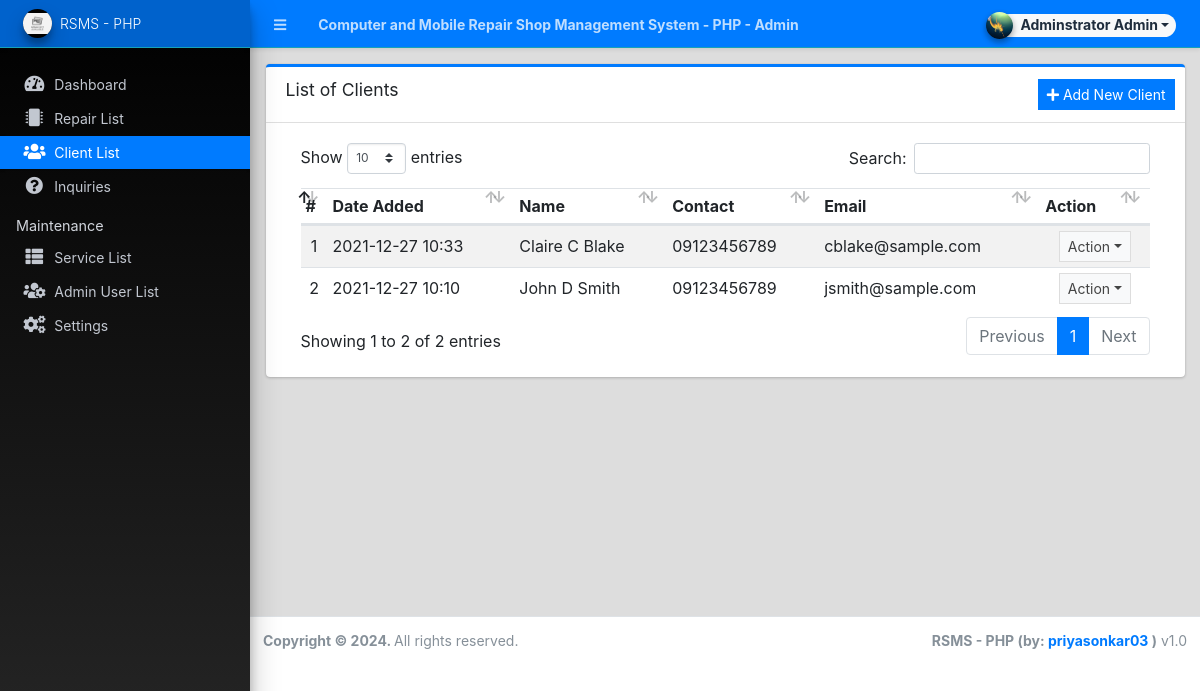
/admin/?page=clients (signed in), run on the app's committed database.
### tables this page shows
CREATE TABLE `client_list` (
  `id` int(30) NOT NULL,
  `firstname` text NOT NULL,
  `middlename` text DEFAULT NULL,
  `lastname` text NOT NULL,
  `contact` varchar(100) NOT NULL,
  `email` text NOT NULL,
  `address` text NOT NULL,
  `delete_flag` tinyint(1) NOT NULL DEFAULT 0,
  `date_created` datetime NOT NULL DEFAULT current_timestamp(),
  `date_updated` datetime DEFAULT NULL
);

### admin/clients/index.php (the view, shortened to what this page needs)
<div class="card card-outline card-primary">
	<div class="card-header">
		<h3 class="card-title">List of Clients</h3>
		<div class="card-tools">
			<a href="javascript:void(0)" id="create_new" class="btn btn-flat btn-sm btn-primary"><span class="fas fa-plus"></span>  Add New Client</a>
		</div>
	</div>
	<div class="card-body">
		<div class="container-fluid">
        <div class="container-fluid">
			<table class="table table-hover table-striped">
				<thead>
					<tr>
						<th>#</th>
						<th>Date Added</th>
						<th>Name</th>
						<th>Contact</th>
						<th>Email</th>
						<th>Action</th>
					</tr>
				</thead>
				<tbody>
					<?php
						$i = 1;
						$qry = $conn->query("SELECT *,concat(firstname,' ', middlename,' ',lastname) as name from `client_list` where delete_flag = 0 order by concat(firstname,' ', middlename,' ',lastname) asc ");
						while($row = $qry->fetch_assoc()):
					?>
						<tr>
							<td class="text-center"><?php echo $i++; ?></td>
							<td><?php echo date("Y-m-d H:i",strtotime($row['date_created'])) ?></td>
							<td><?php echo ucwords($row['name']) ?></td>
							<td ><p class="m-0 truncate-1"><?php echo $row['contact'] ?></p></td>
							<td ><p class="m-0 truncate-1"><?php echo $row['email'] ?></p></td>
							<td align="center">
								 <button type="button" class="btn btn-flat btn-default btn-sm dropdown-toggle dropdown-icon" data-toggle="dropdown">
				                  		Action
				                  </button>
							</td>
						</tr>
					<?php endwhile; ?>
				</tbody>
			</table>
		</div>
		</div>
	</div>
</div>

### data on the page
client_list: date_created "2021-12-27 10:33", name "Claire C Blake", contact "09123456789", email "cblake@sample.com"
client_list: date_created "2021-12-27 10:10", name "John D Smith", contact "09123456789", email "jsmith@sample.com"

### other printed values
$_settings->info('name') "Computer and Mobile Repair Shop Management System - PHP"
$_settings->userdata('firstname').' '.$_settings->userdata('lastname') "Adminstrator Admin"
$_settings->info('short_name') "RSMS - PHP"
